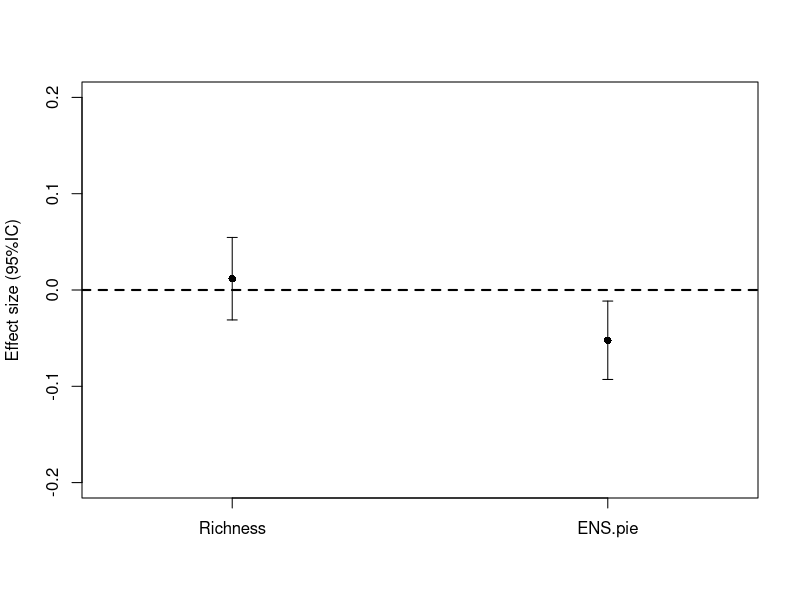
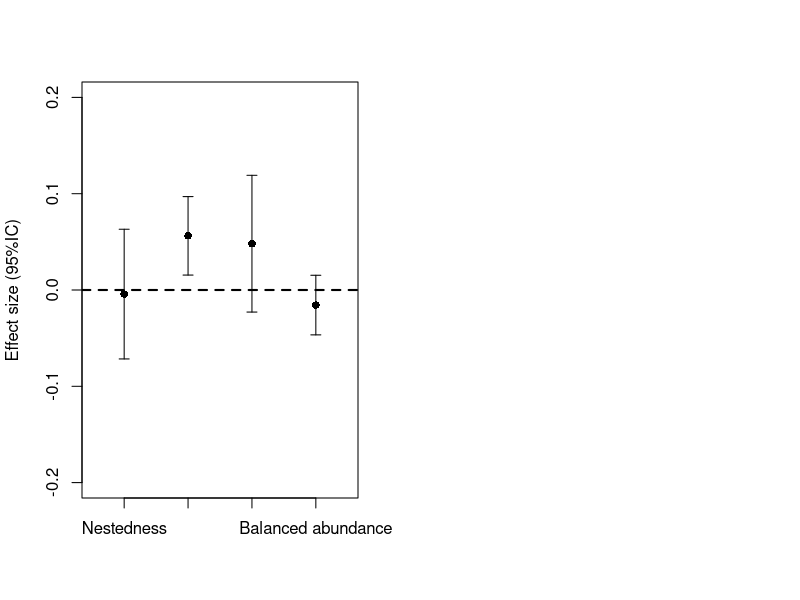

Here is the R script that generated these plots, in order:
##Plots for effect sizes(random models
                       
##Alpha diversity
 x=c(1.2,1.8)
avg=c(0.0118, -0.0522)
lower=c(-0.0311,-0.0929)
upper=c(0.0546,-0.0115)
plot(1, type="n", xlab="", xaxt="n", ylab="Effect size (95%IC)", xlim=c(1, 2), ylim=c(-.2, .2))
points(x,avg, pch=16)
arrows(x, lower, x, upper, length=0.05, angle=90, code=3)
abline(h=0,lty=2, lwd=2)
axis(side=1,at=x,label=c("Richness", "ENS.pie"), las=1)
par(mfrow=c(1,2))

##Beta diversity
x=c(1,2,3,4)
avg=c(-0.0043,0.0563,0.0481,-0.0157)
lower=c(-0.0716, 0.0155 , -0.0229, -0.0466)
upper=c(0.0631,0.0970,  0.1191,  0.0153)
plot(1, type="n", xlab="", xaxt="n", ylab="Effect size (95%IC)", xlim=c(0.5, 4.5), ylim=c(-.2, .2))
points(x,avg, pch=16)
arrows(x, lower, x, upper, length=0.05, angle=90, code=3)
abline(h=0,lty=2, lwd=2)
axis(side=1,at=x,label=c("Nestedness"," Turnover"," Gradient abundance","Balanced abundance"), las=1)

